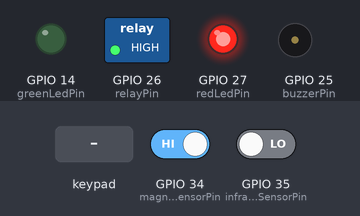
This sketch was run on a simulated ESP32. Parts: switched loads named in the sketch (green lamp = pin HIGH), output pins drawn as LEDs (lit = HIGH), buzzer (waves = sounding). The test bench sets the inputs (shaded band); at power-on: GPIO 34 (magneticSensorPin) HIGH, GPIO 35 (infraredSensorPin) LOW. WiFi joins after 1.5 s; servers stay silent unless stated; uploads are accepted with an empty reply; what the sketch prints to the serial monitor is not drawn.

Above: at 2.7 s.
2.8 s: keypad keys 3 2 3 3 1 8 1 9 # pressed 0.4 s apart
At 6.6 s:
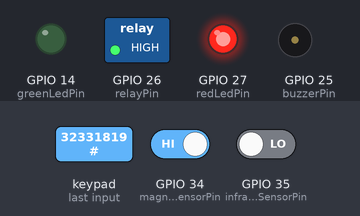
17.8 s: keypad keys 2 3 2 2 2 1 4 # pressed 0.4 s apart
At 22.0 s:
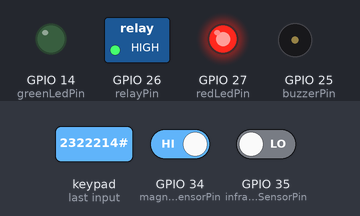
Timing chart, 0 to 23.5 s (numbered marks = the images above; inputs shaded):
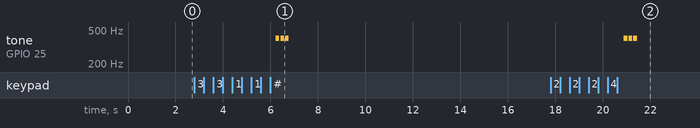

Measured:
- after the input at 2.8 s, tone on GPIO 25 (buzzerPin): alternates 400 Hz for 0.15 s and silent for 0.05 s, 6 changes in all, then stays silent, starting after 3.4 s
- after the input at 17.8 s, tone on GPIO 25 (buzzerPin): alternates 400 Hz for 0.15 s and silent for 0.05 s, 6 changes in all, then stays silent, starting after 3.1 s

The sketch:

esp32_locker_firmware.ino
```cpp
/*
  ESP32 Locker Prototype Firmware
  Features:
  - Magnetic sensor (door open/close)
  - Infrared sensor (presence detection)
  - Buzzer
  - Relay (to control locker lock)
  - 4x4 Keypad for input
  - RTC (Real Time Clock)
  - Red and Green LEDs for status indication
  - Integration with backend via HTTP REST API

  Note: Adjust pin assignments as per your hardware setup.
*/

#include <WiFi.h>
#include <HTTPClient.h>
#include <Wire.h>
#include <RTClib.h>
#include <Keypad.h>

// WiFi credentials
const char* ssid = "YOUR_WIFI_SSID";
const char* password = "YOUR_WIFI_PASSWORD";

// Backend API endpoint
const char* backendUrl = "http://your-backend-api-url/api/locker"; // Replace with your backend URL

// Pin definitions
const int magneticSensorPin = 34; // GPIO34 input (door sensor)
const int infraredSensorPin = 35; // GPIO35 input (infrared sensor)
const int buzzerPin = 25;         // GPIO25 output
const int relayPin = 26;          // GPIO26 output (locker lock control)
const int redLedPin = 27;         // GPIO27 output
const int greenLedPin = 14;       // GPIO14 output

// Keypad setup
const byte ROWS = 4;
const byte COLS = 4;
char keys[ROWS][COLS] = {
  {'1','2','3','A'},
  {'4','5','6','B'},
  {'7','8','9','C'},
  {'*','0','#','D'}
};
byte rowPins[ROWS] = {32, 33, 18, 19}; // Connect to the row pinouts of the keypad
byte colPins[COLS] = {23, 22, 21, 4};  // Connect to the column pinouts of the keypad

Keypad keypad = Keypad( makeKeymap(keys), rowPins, colPins, ROWS, COLS );

// RTC setup
RTC_DS3231 rtc;

// Variables
String inputCode = "";
bool lockerLocked = true;

void setup() {
  Serial.begin(115200);

  pinMode(magneticSensorPin, INPUT);
  pinMode(infraredSensorPin, INPUT);
  pinMode(buzzerPin, OUTPUT);
  pinMode(relayPin, OUTPUT);
  pinMode(redLedPin, OUTPUT);
  pinMode(greenLedPin, OUTPUT);

  digitalWrite(relayPin, HIGH); // Assume HIGH means locked
  digitalWrite(redLedPin, HIGH); // Red LED on means locked
  digitalWrite(greenLedPin, LOW);

  // Initialize RTC
  if (!rtc.begin()) {
    Serial.println("Couldn't find RTC");
  }
  if (rtc.lostPower()) {
    Serial.println("RTC lost power, setting time!");
    rtc.adjust(DateTime(F(__DATE__), F(__TIME__)));
  }

  // Connect to WiFi
  connectWiFi();
}

void loop() {
  // Read sensors
  bool doorClosed = digitalRead(magneticSensorPin) == LOW; // Assuming LOW means door closed
  bool presenceDetected = digitalRead(infraredSensorPin) == HIGH;

  // Read keypad input
  char key = keypad.getKey();
  if (key) {
    if (key == '#') {
      // Submit code
      if (inputCode.length() > 0) {
        Serial.print("Code entered: ");
        Serial.println(inputCode);
        verifyCodeWithBackend(inputCode);
        inputCode = "";
      }
    } else if (key == '*') {
      // Clear input
      inputCode = "";
      Serial.println("Input cleared");
    } else {
      // Append key to input code
      if (inputCode.length() < 8) { // max code length
        inputCode += key;
        Serial.print("Input code: ");
        Serial.println(inputCode);
      }
    }
  }

  // Update LEDs based on locker state
  if (lockerLocked) {
    digitalWrite(redLedPin, HIGH);
    digitalWrite(greenLedPin, LOW);
  } else {
    digitalWrite(redLedPin, LOW);
    digitalWrite(greenLedPin, HIGH);
  }

  delay(100);
}

void connectWiFi() {
  Serial.print("Connecting to WiFi");
  WiFi.begin(ssid, password);
  int retryCount = 0;
  while (WiFi.status() != WL_CONNECTED && retryCount < 20) {
    delay(500);
    Serial.print(".");
    retryCount++;
  }
  if (WiFi.status() == WL_CONNECTED) {
    Serial.println("\nWiFi connected");
    Serial.print("IP address: ");
    Serial.println(WiFi.localIP());
  } else {
    Serial.println("\nFailed to connect to WiFi");
  }
}

void verifyCodeWithBackend(String code) {
  if (WiFi.status() != WL_CONNECTED) {
    Serial.println("WiFi not connected");
    buzzError();
    return;
  }

  HTTPClient http;
  String url = String(backendUrl) + "/verifyCode";
  http.begin(url);
  http.addHeader("Content-Type", "application/json");

  // Prepare JSON payload
  String payload = "{\"code\":\"" + code + "\"}";

  int httpResponseCode = http.POST(payload);
  if (httpResponseCode == 200) {
    String response = http.getString();
    Serial.print("Backend response: ");
    Serial.println(response);
    // Parse response and act accordingly
    if (response.indexOf("valid") >= 0) {
      unlockLocker();
    } else {
      buzzError();
    }
  } else {
    Serial.print("HTTP error: ");
    Serial.println(httpResponseCode);
    buzzError();
  }
  http.end();
}

void unlockLocker() {
  Serial.println("Unlocking locker");
  digitalWrite(relayPin, LOW); // Activate relay to unlock
  lockerLocked = false;
  digitalWrite(redLedPin, LOW);
  digitalWrite(greenLedPin, HIGH);
  buzzSuccess();
  delay(5000); // Keep unlocked for 5 seconds
  lockLocker();
}

void lockLocker() {
  Serial.println("Locking locker");
  digitalWrite(relayPin, HIGH); // Deactivate relay to lock
  lockerLocked = true;
  digitalWrite(redLedPin, HIGH);
  digitalWrite(greenLedPin, LOW);
}

void buzzSuccess() {
  tone(buzzerPin, 1000, 200);
  delay(250);
  tone(buzzerPin, 1500, 200);
  delay(250);
}

void buzzError() {
  for (int i = 0; i < 3; i++) {
    tone(buzzerPin, 400, 150);
    delay(200);
  }
}
```
